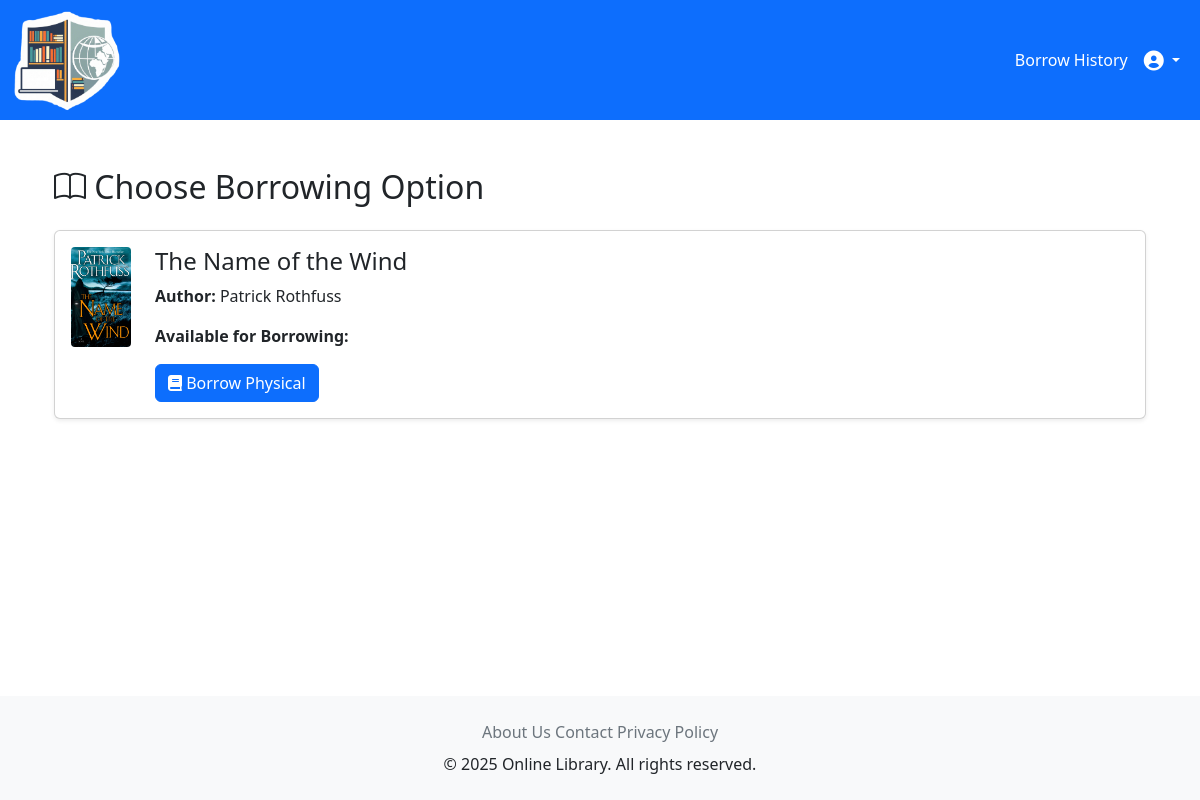
The page /borrow/options/8/ (signed in) on the database its author committed.
### books/models.py (models this page shows, shortened)
class Book(models.Model):
    id = models.AutoField(primary_key=True)
    title = models.CharField(max_length=200)
    author = models.CharField(max_length=100)
    description = models.TextField()
    isbn = models.CharField(max_length=13, unique=True)
    publisher = models.CharField(max_length=100)
    publication_year = models.IntegerField()
    total_copies = models.PositiveIntegerField(default=1)
    available_copies = models.PositiveIntegerField(default=1)
    cover_image = models.ImageField(upload_to='book_covers/', null=True, blank=True)
    genres = models.ManyToManyField(Genre)
    is_featured = models.BooleanField(default=False)
    created_at = models.DateTimeField(auto_now_add=True)
    updated_at = models.DateTimeField(auto_now=True)
    class Meta:
        ordering = ['-created_at']

### borrow/views.py (the view)
# urls.py: path('options/<int:book_id>/', views.book_detail, name='book_detail'),
@login_required
def book_detail(request, book_id):
    book = get_object_or_404(Book, pk=book_id)
    title = book.title
    physical_book = Book.objects.filter(title=title, management__book_type='physical').first()
    digital_book = Book.objects.filter(title=title, management__book_type='electronic').first()
    physical_mng = BookManagement.objects.filter(book=book, book_type='physical').first()
    digital_mng = BookManagement.objects.filter(book=book, book_type='electronic').first()
    physical_available = physical_mng is not None and book.available_copies > 0
    digital_available = digital_mng is not None and getattr(digital_mng, 'file', None)
    return render(request, 'borrow/book_detail.html', {
        'book': book,
        'physical_book': physical_book,
        'digital_book': digital_book,
    })

### templates/borrow/book_detail.html (shortened to what this page needs)
{% extends 'base.html' %}
{% load static %}
{% block content %}
<div class="container mt-4">
    <h2 class="mb-4"><i class="bi bi-book"></i> Choose Borrowing Option</h2>
    <div class="card shadow-sm">
        <div class="card-body d-flex align-items-start">
            {% if book.cover_image %}
                <img src="{{ book.cover_image.url }}"
                     alt="Cover of {{ book.title }}"
                     class="me-4"
                     style="width: 60px; height: 100px; object-fit: cover; border-radius: 4px;">
            {% endif %}
            <div>
                <h4 class="card-title">{{ book.title }}</h4>
                <p class="card-text"><strong>Author:</strong> {{ book.author }}</p>
                <p class="card-text">
                    <strong>Available for Borrowing:</strong>
                </p>
                <div class="d-flex mt-3">
                    {% if physical_book %}
                        <a href="{% url 'borrow:borrow_physical' physical_book.pk %}"
                           class="btn btn-primary me-2">
                            <i class="fas fa-book"></i> Borrow Physical
                        </a>
                    {% endif %}
                </div>
            </div>
        </div>
    </div>
</div>
{% endblock %}

### rows shown on the page
Book: cover_image (picture), title "The Name of the Wind", author "Patrick Rothfuss"
